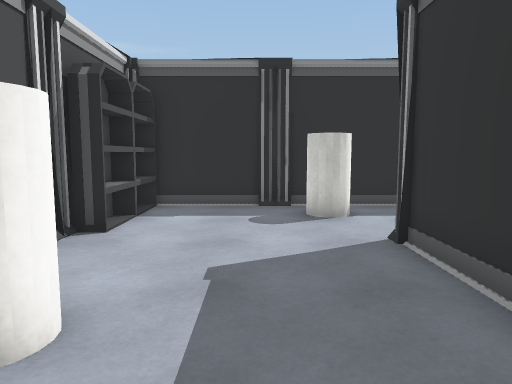
View 1 (above)

14 first-person views from a walk through a 3-D level made in the Unity game engine. The camera is 1.4 m above the floor, tilts 6° down and sees 70° across. Doors are open. The floor is counted in squares, 1 m on a side. Each view is taken from the middle of a square. On the plan, view 1 faces up. The plan holds only what a view shows up to about 16 squares ahead; the rest is blank. Some surface patterns are stand-ins.

View 2
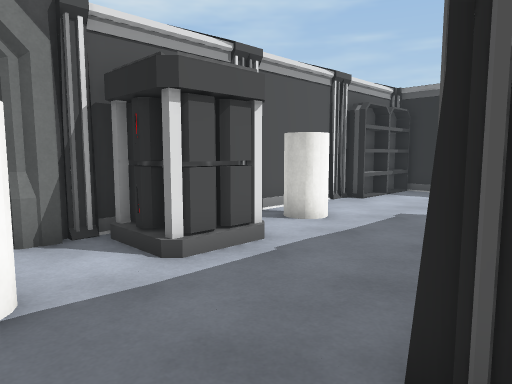

View 3
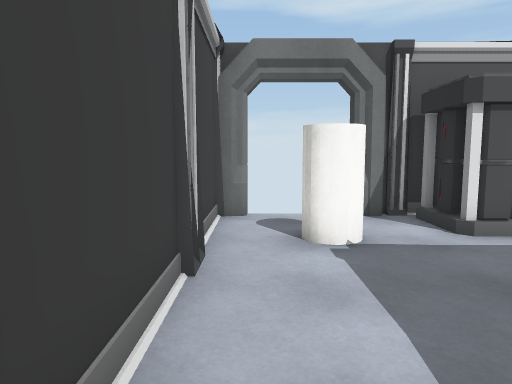

View 4
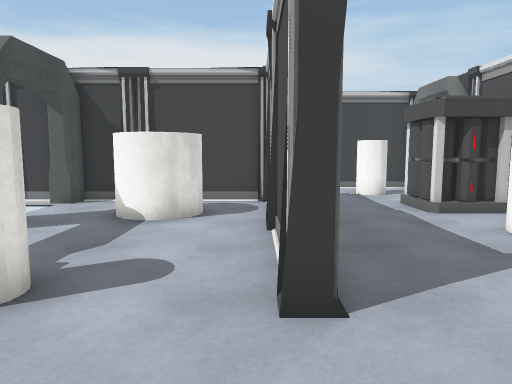

View 5
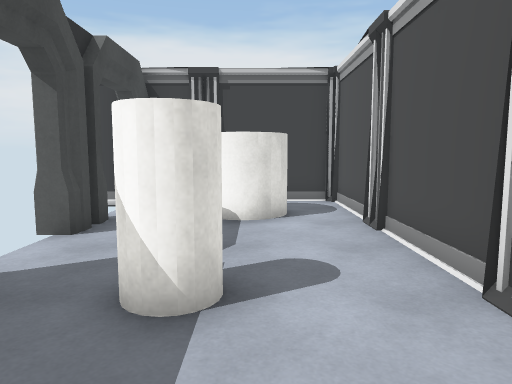

View 6
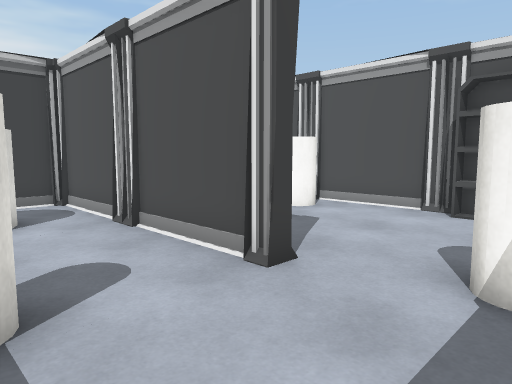

View 7
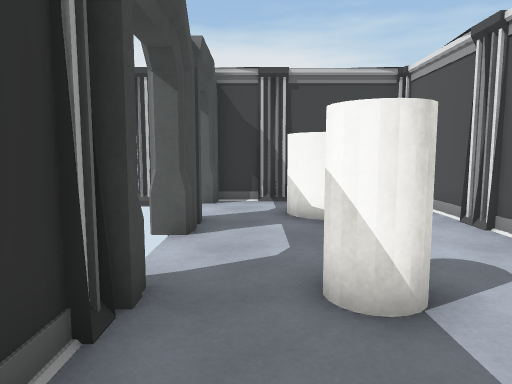

View 8
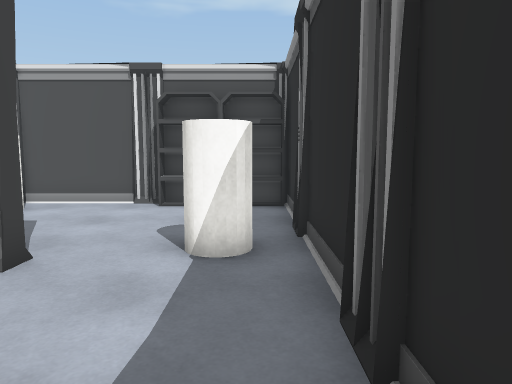

View 9
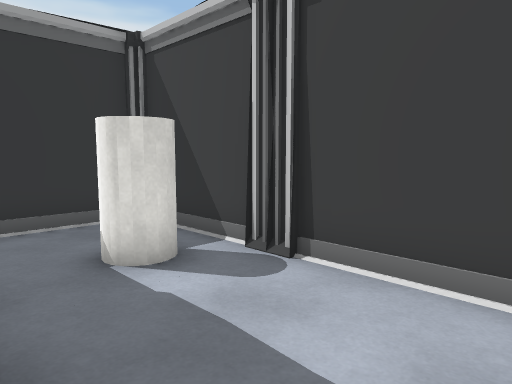

View 10
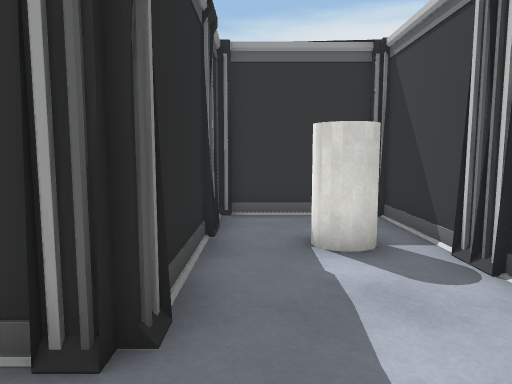

View 11
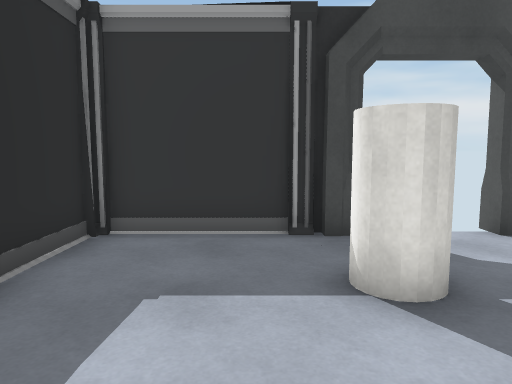

View 12
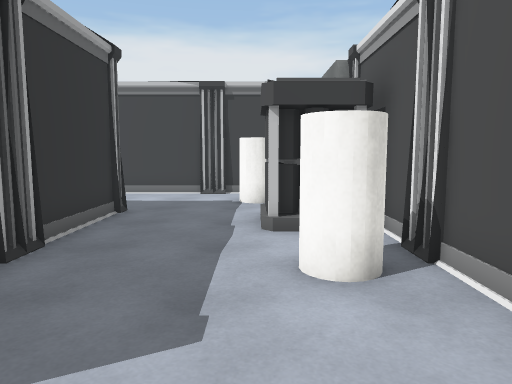

View 13
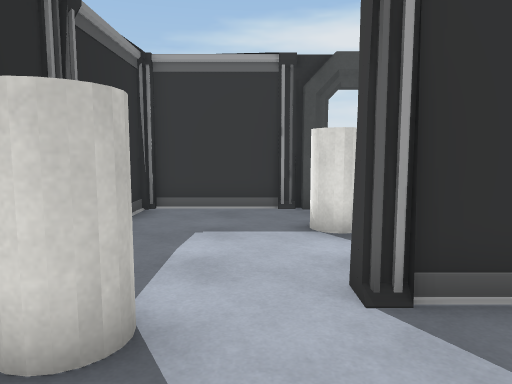

View 14
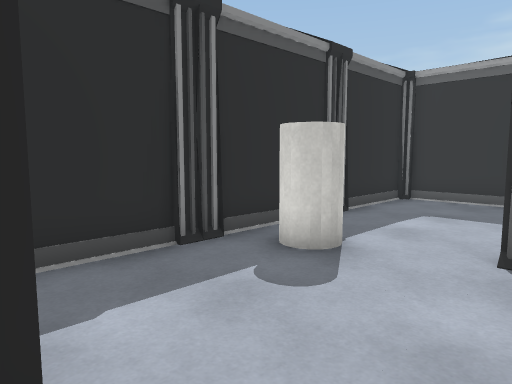

### Floor plan
Points are (right, up) in squares from view 1. A wall is a line through its corners. A room is listed if a view was taken in it or the views show most of it. See-through windows are left out.
Room 1 (views 1, 2, 3, 4, 5, 6, 7, 8, 9, 10, 11, 12, 13, 14)
walls: (2.4, 1.6) (2.4, 2.4); (2.6, 1.4) (2.6, -1.9) (8.1, -1.9) (8.1, -1.2); (2.4, 3.3) (2.4, 6) (2.9, 6); (2.1, -1.6) (2.9, -1.6); (2.6, 6) (2.6, 1.6); (8.1, 2.1) (8.1, 2.8); (8.1, 1.3) (8.1, 1.9); (8.1, 5.3) (8.1, 5.8) (8.4, 5.8) (8.4, 9.9) (-3.1, 9.9); (-3.4, 1.4) (-3.4, -2.1); (-3.1, -2.1) (-3.1, -2.8); (-3.4, 6.4) (-3.4, 1.6); (8.4, -5) (8.4, -2.2) (2.6, -2.2) (2.4, -2) (2.4, 1.4); (-3.1, -5.3) (-3.1, -5.9) (8.2, -5.9)
ways out: open door at (-3.5, -4); open door at (8.5, 0); open door at (8.5, 4); gap at (-3, 2)
objects: battery (-3, -1) to (-1, 0); shelf (-3, 7); shelf (-3, 8) to (-3, 9); cylinder (-2, 2) to (-2, 3); cylinder (-1, -4) to (-1, -3); cylinder (1, 8) to (2, 9); cylinder (4, 0) to (6, 1); cylinder (5, -5) to (6, -4); cylinder (5, 5) to (6, 6)

Positions as (right, up) in squares from view 1, and headings:
1: (0, 0), facing up
2: (3, -4), facing up-left
3: (5, -5), facing left
4: (3, 9), facing down
5: (5, 9), facing down
6: (6, 9), facing down-left
7: (7, 9), facing down
8: (7, 9), facing left
9: (1, -2), facing down-right
10: (0, -3), facing right
11: (2, 7), facing right
12: (-1, 7), facing down
13: (-1, 7), facing right
14: (-3, 5), facing up-right
